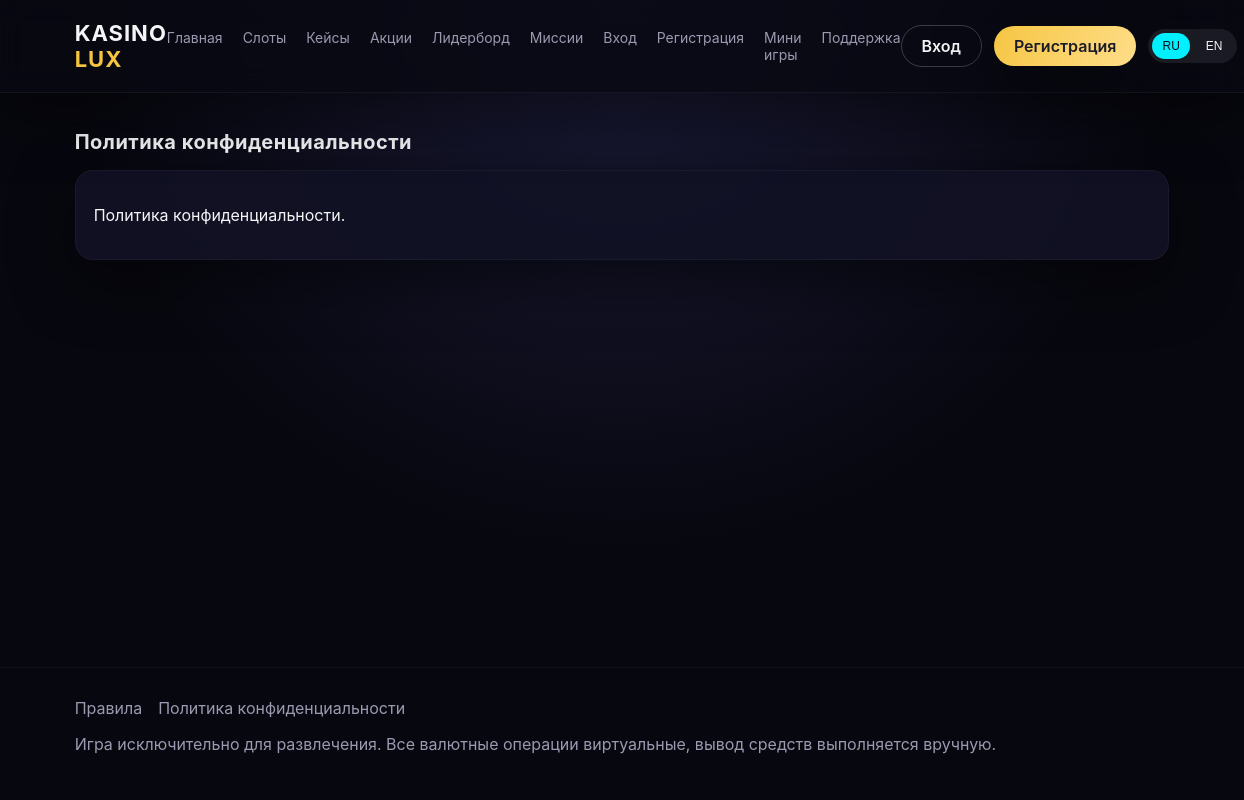
The app's page /privacy.php, older data.
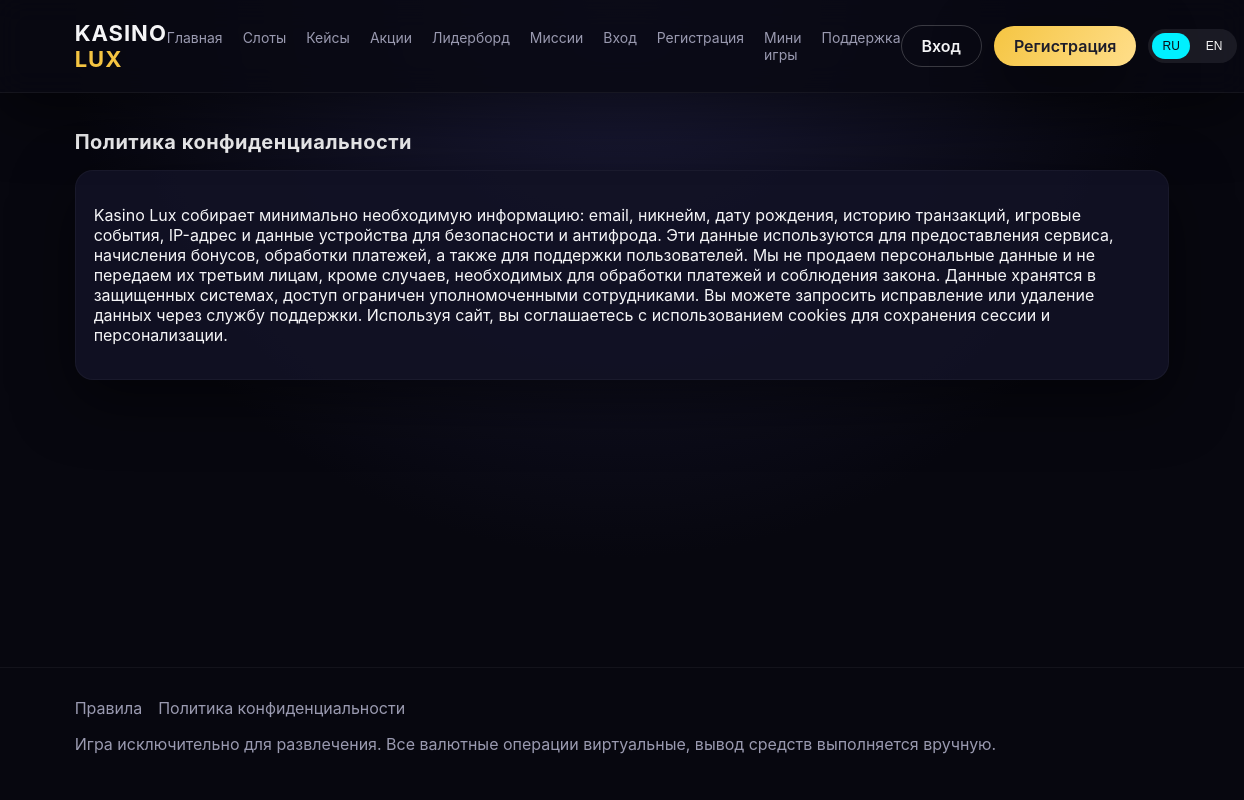
The same page, newer data.
### tables this page shows
CREATE TABLE settings (
    id INT AUTO_INCREMENT PRIMARY KEY,
    name VARCHAR(100) NOT NULL UNIQUE,
    value TEXT NOT NULL
);

### config.php (called while the page is built)
<?php
return [
    'site' => [
        'name' => 'Kasino Lux',
        'base_url' => '',
        'default_language' => 'ru',
        'support_email' => 'support@example.com',
        'demo_mode' => false,
    ],
    'mail' => [
        'enabled' => false,
        'host' => 'smtp.example.com',
        'port' => 587,
        'encryption' => 'tls',
        'username' => 'smtp_user',
        'password' => 'smtp_password',
        'from_email' => 'support@example.com',
        'from_name' => 'Kasino Lux',
    ],
    'db' => [
        'host' => 'localhost',
        'name' => 'kasino',
        'user' => 'root',
        'pass' => '',
        'charset' => 'utf8mb4',
    ],
    'security' => [
        'session_name' => 'kasino_session',
        'csrf_key' => 'change_this_secret_key',
        'rate_limit' => [
            'login' => ['window' => 300, 'max' => 10],
            'spin' => ['window' => 60, 'max' => 120],
            'withdrawal' => ['window' => 3600, 'max' => 5],
        ],
    ],
    'payments' => [
        'sbp' => [
            'merchant_id' => 'SBP_MERCHANT_ID',
            'secret' => 'SBP_SECRET',
            'min_amount' => 100,
            'max_amount' => 100000,
        ],
    ],
    'bonuses' => [
        'daily_amount' => 50,
        'welcome_amount' => 500,
        'welcome_wager' => 20,
        'cashback_percent' => 5,
    ],
    'pwa' => [
        'name' => 'Kasino Lux',
        'short_name' => 'Kasino',
        'theme_color' => '#0b0b14',
        'background_color' => '#0b0b14',
    ],
    'game' => [
        'min_bet' => 10,
        'max_bet' => 1000,
    ],
];

### privacy.php (the view, shortened to what this page needs)
<?php
require __DIR__ . '/helpers.php';
$stmt = db()->prepare('SELECT value FROM settings WHERE name = ?');
$stmt->execute(['privacy']);
$content = $stmt->fetchColumn() ?: '';
?>
<section class="section">
    <h2><?php echo t('privacy_title'); ?></h2>
    <div class="card">
        <p><?php echo htmlspecialchars($content, ENT_QUOTES); ?></p>
    </div>
</section>

Row changes from the older to the newer data that the page shows:
changed settings: value "Политика конфиденциальности." → "Kasino Lux собирает минимально необходимую информацию: email, никнейм, дату рождения, историю транзакций, игровые события, IP-адрес и данные устройства для безопасности и антифрода. Эти данные используются для предоставления сервиса, начисления бонусов, обработки платежей, а также для поддержки пользователей. Мы не продаем персональные данные и не передаем их третьим лицам, кроме случаев, необходимых для обработки платежей и соблюдения закона. Данные хранятся в защищенных системах, доступ ограничен уполномоченными сотрудниками. Вы можете запросить исправление или удаление данных через службу поддержки. Используя сайт, вы соглашаетесь с использованием cookies для сохранения сессии и…"
